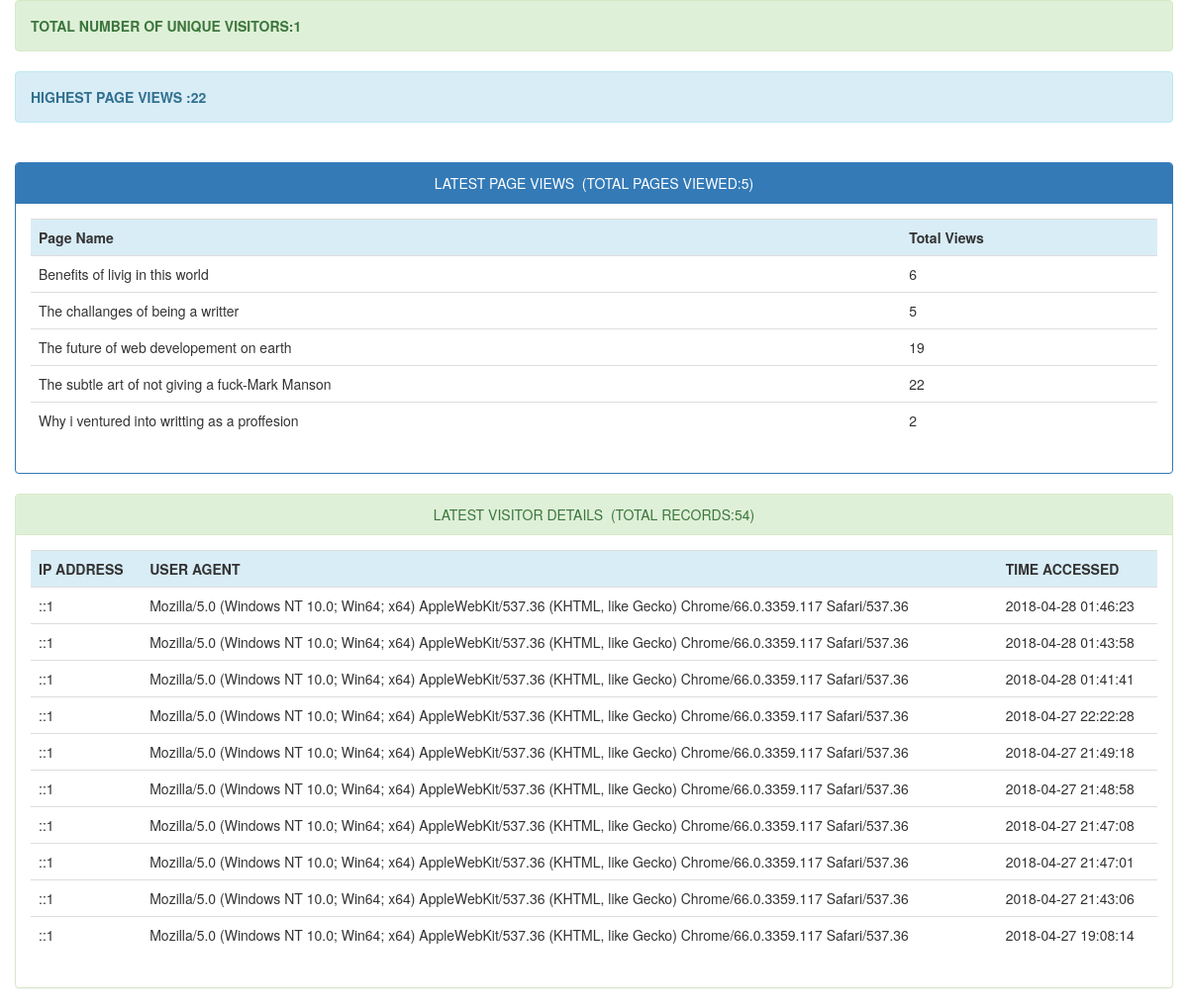
Page /adminstats/index.php on the committed database.
### tables this page shows
CREATE TABLE `page_hits` (
  `page` varchar(255) NOT NULL,
  `count` int(11) DEFAULT NULL
);

CREATE TABLE `visitor_info` (
  `id` int(11) NOT NULL,
  `ip_address` varchar(255) DEFAULT NULL,
  `user_agent` varchar(255) DEFAULT NULL,
  `time_accessed` timestamp NOT NULL DEFAULT CURRENT_TIMESTAMP
);

### adminstats/index.php (the view, shortened to what this page needs)
<!DOCTYPE html>
<html>
<head>
	<link rel="stylesheet" type="text/css" href="bootstrap/css/bootstrap.css">
	<link rel="stylesheet" type="text/css" href="bootstrap/css/bootstrap.min.css">
</head>
<body>
	<div class="container">
		<div class="row">
			<div class="alert alert-success">
				<strong><?php
				$sql = "SELECT COUNT(DISTINCT ip_address) AS alias FROM visitor_info";
				$query = $db->prepare($sql);
				$query->execute();
				$unique_visitors = $query->fetch()['alias'];
				echo "TOTAL NUMBER OF UNIQUE VISITORS:".$unique_visitors;
				?></strong>
			</div>
			<div class="alert alert-info">
				<strong><?php
				$sql = "SELECT MAX(count) AS maximum FROM page_hits";
				$query = $db->prepare($sql);
				$query->execute();
				$maxcount = $query->fetch()['maximum'];
				echo "HIGHEST PAGE VIEWS :".$maxcount;
				?></strong>
			</div><br>
			<div class="panel panel-primary">
				<div class="panel-heading text-center">LATEST PAGE VIEWS&nbsp;&nbsp;(TOTAL PAGES VIEWED:<?php require_once("count_pages.php"); ?>)</div>
				<div class="panel-body">
					<div class="table-responsive">
						<table class="table">
							<tr class="info">
								<th>Page Name</th>
								<th>Total Views</th>
							</tr>
							<?php
							include("connect.php");
							try {
								$con=new PDO($dsn,$username,$password);
								$con->setAttribute(PDO::ATTR_ERRMODE,PDO::ERRMODE_EXCEPTION);
							} catch (Exception $ex) {
								echo 'Not Connected '.$ex->getMessage();
							}
							$stmt=$con->prepare('SELECT * FROM page_hits LIMIT 30');
							$stmt->execute();
							$resources=$stmt->fetchAll();
							foreach ($resources as $resource) {
								echo '
								<tr>
								<td>'.$resource['page'].'</td>
								<td>'.$resource['count'].'</td>
								</tr>';
							}
							?>
						</table>
					</div>
				</div>
			</div>
		</div>
		<div class="row">
			<div class="panel panel-success">
				<div class="panel-heading text-center">LATEST VISITOR DETAILS&nbsp;&nbsp;(TOTAL RECORDS:<?php require_once("count_user_stats.php"); ?>)</div>
				<div class="panel-body">
					<div class="table-responsive">
						<table class="table">
							<tr class="info">
								<th>IP ADDRESS</th>
								<th>USER AGENT</th>
								<th>TIME ACCESSED</th>
							</tr>
							<?php
							include("connect.php");
							try {
								$con=new PDO($dsn,$username,$password);
								$con->setAttribute(PDO::ATTR_ERRMODE,PDO::ERRMODE_EXCEPTION);
							} catch (Exception $ex) {
								echo 'Not Connected '.$ex->getMessage();
							}
							$stmt=$con->prepare('SELECT * FROM visitor_info ORDER BY time_accessed DESC LIMIT 10');
							$stmt->execute();
							$resources=$stmt->fetchAll();
							foreach ($resources as $resource) {
								echo '
								<tr>
								<td>'.$resource['ip_address'].'</td>
								<td>'.$resource['user_agent'].'</td>
								<td>'.$resource['time_accessed'].'</td>
								</tr>';
							}
							?>
						</table>
					</div>
				</div>
			</div>
		</div>
	</div>
</body>
</html>

### rows in the picture
page_hits: page "Benefits of livig in this world", count "6"
page_hits: page "The challanges of being a writter", count "5"
page_hits: page "The future of web developement on earth", count "19"
page_hits: page "The subtle art of not giving a fuck-Mark Manson", count "22"
page_hits: page "Why i ventured into writting as a proffesion", count "2"
visitor_info: ip_address "::1", user_agent "Mozilla/5.0 (Windows NT 10.0; Win64; x64) AppleWebKit/537.36 (KHTML, like Gecko) Chrome/66.0.3359.117 Safari/537.36", time_accessed "2018-04-28 01:46:23"
visitor_info: ip_address "::1", user_agent "Mozilla/5.0 (Windows NT 10.0; Win64; x64) AppleWebKit/537.36 (KHTML, like Gecko) Chrome/66.0.3359.117 Safari/537.36", time_accessed "2018-04-28 01:43:58"
visitor_info: ip_address "::1", user_agent "Mozilla/5.0 (Windows NT 10.0; Win64; x64) AppleWebKit/537.36 (KHTML, like Gecko) Chrome/66.0.3359.117 Safari/537.36", time_accessed "2018-04-28 01:41:41"
visitor_info: ip_address "::1", user_agent "Mozilla/5.0 (Windows NT 10.0; Win64; x64) AppleWebKit/537.36 (KHTML, like Gecko) Chrome/66.0.3359.117 Safari/537.36", time_accessed "2018-04-27 22:22:28"
visitor_info: ip_address "::1", user_agent "Mozilla/5.0 (Windows NT 10.0; Win64; x64) AppleWebKit/537.36 (KHTML, like Gecko) Chrome/66.0.3359.117 Safari/537.36", time_accessed "2018-04-27 21:49:18"
visitor_info: ip_address "::1", user_agent "Mozilla/5.0 (Windows NT 10.0; Win64; x64) AppleWebKit/537.36 (KHTML, like Gecko) Chrome/66.0.3359.117 Safari/537.36", time_accessed "2018-04-27 21:48:58"
visitor_info: ip_address "::1", user_agent "Mozilla/5.0 (Windows NT 10.0; Win64; x64) AppleWebKit/537.36 (KHTML, like Gecko) Chrome/66.0.3359.117 Safari/537.36", time_accessed "2018-04-27 21:47:08"
visitor_info: ip_address "::1", user_agent "Mozilla/5.0 (Windows NT 10.0; Win64; x64) AppleWebKit/537.36 (KHTML, like Gecko) Chrome/66.0.3359.117 Safari/537.36", time_accessed "2018-04-27 21:47:01"
visitor_info: ip_address "::1", user_agent "Mozilla/5.0 (Windows NT 10.0; Win64; x64) AppleWebKit/537.36 (KHTML, like Gecko) Chrome/66.0.3359.117 Safari/537.36", time_accessed "2018-04-27 21:43:06"
visitor_info: ip_address "::1", user_agent "Mozilla/5.0 (Windows NT 10.0; Win64; x64) AppleWebKit/537.36 (KHTML, like Gecko) Chrome/66.0.3359.117 Safari/537.36", time_accessed "2018-04-27 19:08:14"

### other values in the picture
$unique_visitors "1"
$maxcount "22"
$rowcount "5"
$rowcount "54"
